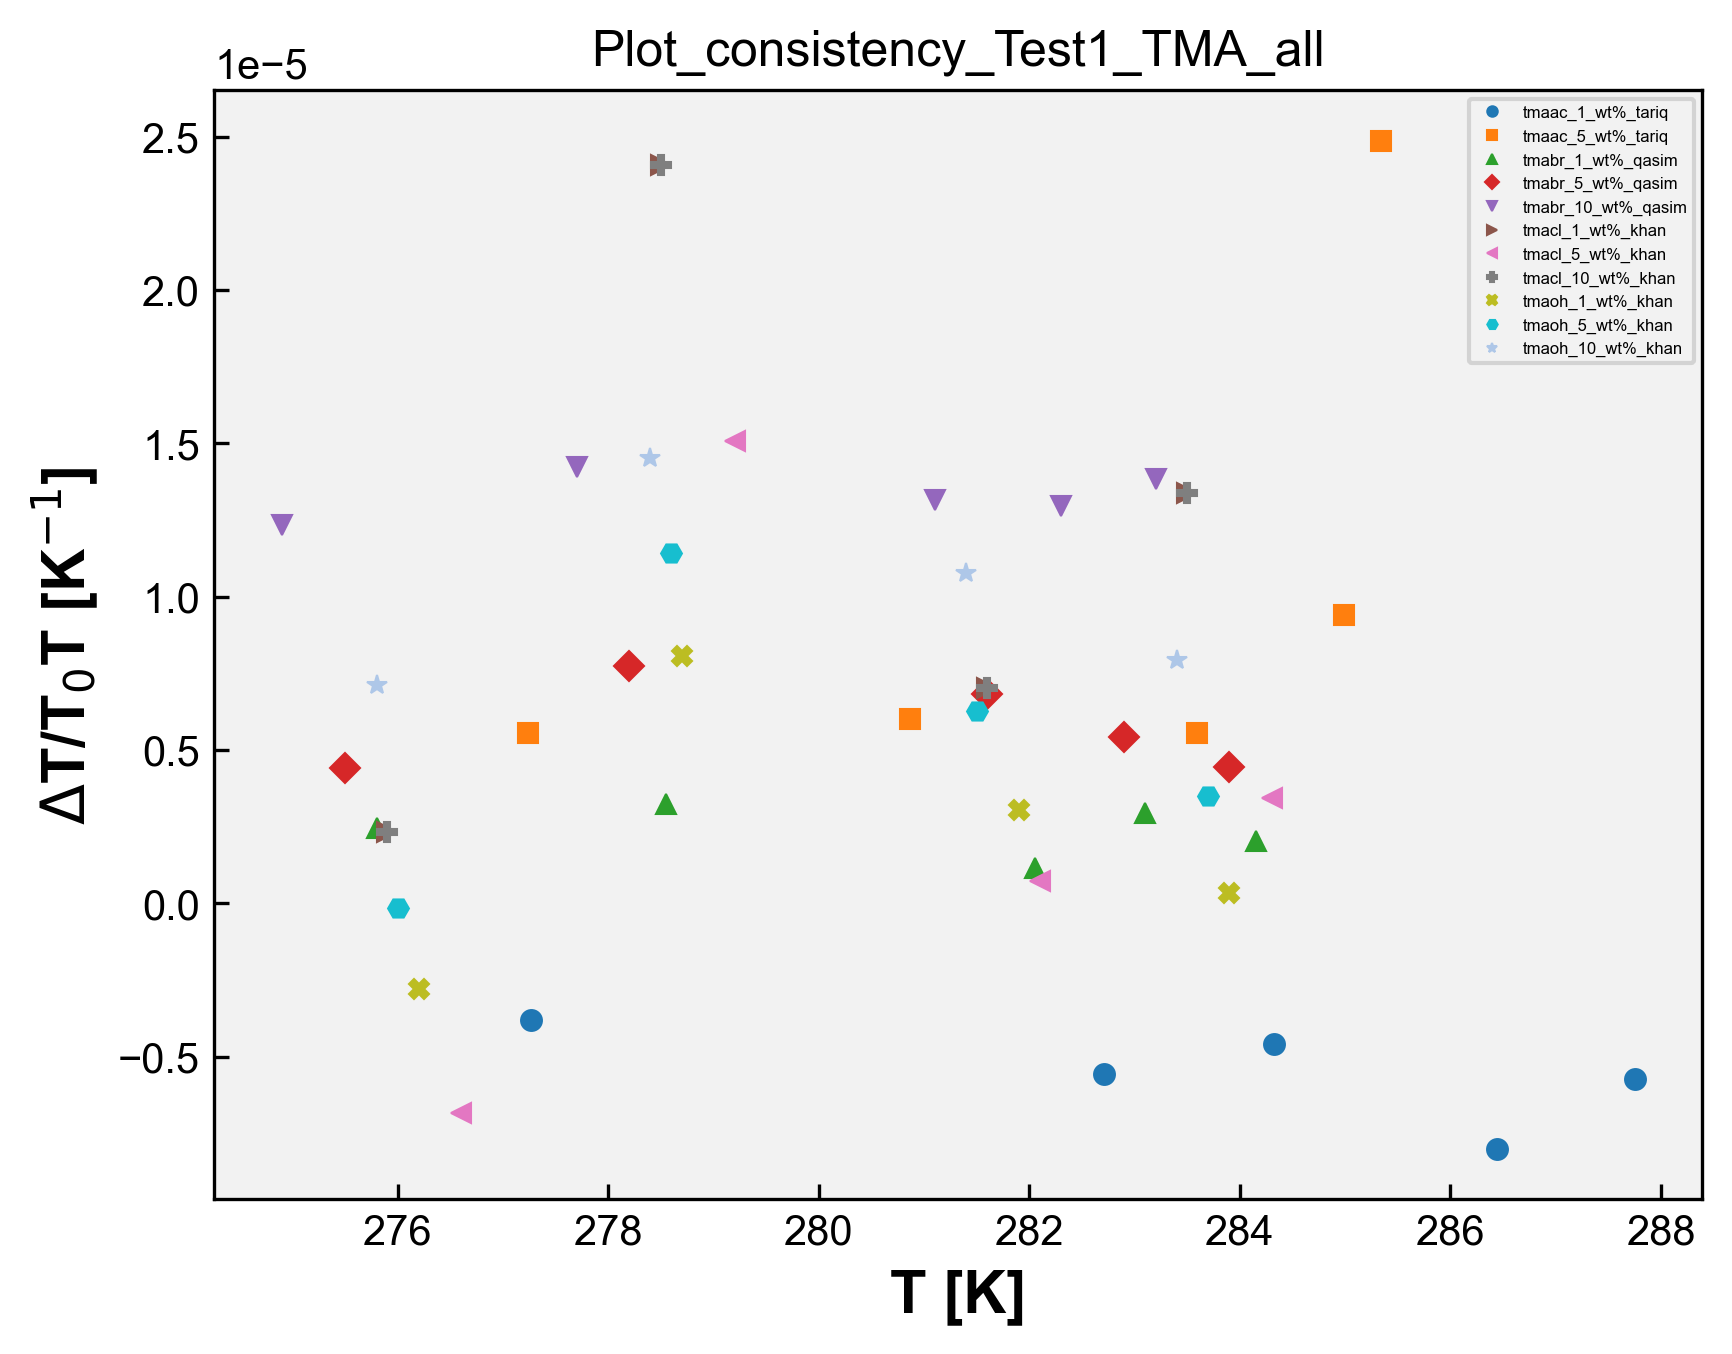

Generate this figure with Python:
# Plot_consistency - TMA 
import matplotlib.pyplot as plt
import matplotlib
from matplotlib.font_manager import FontProperties
import pandas as pd
import numpy as np
import openpyxl
import os 

matplotlib.rcParams['font.family'] = "Arial" # change the default font # mudança da fonte 
matplotlib.rcParams['xtick.direction'] = 'in' # change the ticks direction # mudança da direção dos marcadores ao longo dos eixos de um gráfico que indicam valores específicos 
matplotlib.rcParams['ytick.direction'] = 'in'
font = FontProperties() # cria uma instância de propriedades de fontes, tamanho, estilo e família
font.set_family('sans-serif') # 'serif', 'sans-serif', 'cursive', 'fantasy', or 'monospace' # família da fonte 
font.set_name('Arial') # nome da fonte 
font.set_weight('bold') # 'ultralight', 'light', 'normal', 'regular', 'book', 'medium', 'roman', 'semibold', 'demibold', 'demi', 'bold', 'heavy', 'extra bold', 'black' # peso da fonte 
font.set_style('normal') #'normal', 'italic' or 'oblique' # estilo da fonte, negrito, itálico, normal, etc 
font.set_size('x-large') # xx-small', 'x-small', 'small', 'medium', 'large', 'x-large', 'xx-large' # tamanho da fonte 
plt.rcParams['figure.dpi'] = 300 # resolução padrão para as figuras exibidas na tela 
plt.rcParams['savefig.dpi'] = 300 # resolução padrão para as figuras salvas em arquivos PNG, PDF ou SVG 
opt = {'fillstyle':'full','markersize':5,'markeredgewidth':0.5} # aparência dos marcadores, fillstyle: full - estilo de preenchimento markersize: 5 - tamanho do marcador markeredgewidth: 0.5 largura da borda do marcador 
plt.rcParams['figure.facecolor'] = (1.0,1.0,1.0,0.0) # cor de fundo da figura como transparente 
plt.rcParams['axes.facecolor'] = '0.95' # cor de fundo dos eixos como uma tonalidade de cinza claro 
#plt.rcParams['figure.figsize'] = (4,4) # tamanho da figura padrão em polegadas 


caminho_arquivo = 'TMA.xlsx' # caminho do arquivo de DMA 
wb = openpyxl.load_workbook(caminho_arquivo) # ler dados de abas individuais do arquivo Excel sem abrir e fechar repetidamente, mantém aberto. Mais eficiente se você precisa ler dados de várias abas do arquivo. Lista com os nomes de todas as abas do arquivo Excel.
# load_workbook é a função usada para carregar o arquvio Excel

dados_coluna_D_array = [] # matriz para guardar os dados da coluna C de todas as sheet
dados_coluna_K_array = [] # matriz para guardar os dados da coluna I de todas as sheet

nomes_abas = []

for i in wb.sheetnames: # para i dentro da lista wb com os nomes de todas as abas
    nome_aba = wb[i] # obtém o nome da aba na posição i na lista wb, que contém os nomes de todas as abas
    nome_aba_split = nome_aba.title.split("_") # nome_aba é o nome completo da aba. nome_aba.title converte o nome da aba para o formato de título. split("_ ") divide o nome da aba em duas partes usando o caractere "_ "
    if len(nome_aba_split) > 2: # se o nome da aba contiver mais de duas partes 
        nome_aba_split.insert(2, "wt%") # insere wt% entre a segunda e a terceira partes do nome da aba 
        nome_aba_final = "_".join(nome_aba_split) # junta as partes do nome da aba de volta com "_"
        print('nome_aba_final', nome_aba_final)
        nomes_abas.append(nome_aba_final) # adiciona o nome modificado _a lista de nomes das abas 
    else:
        nomes_abas.append(nome_aba.title) # nome da aba não tiver mais de duas partes, adiciona o nome completo da aba à lista nomes_abas (usada na legenda)

    dados_coluna_D = [] # abre uma lista para os dados da coluna C da sheet 
    dados_coluna_K = [] # abre uma lista para os dados da coluna I da sheet

    for j in nome_aba.iter_rows(min_row=2, values_only=True): # iter_rows: permite iterar sobre as linhas dessa aba # min_row=2: especifica a primeira linha a ser considerada, nesse caso, começa na segunda linha, pois a primeira linha geralmente contém os cabeçalhos das colunas # values_only=True: indica que queremos obter apenas os valores das células, sem incluir informações adicionais como formatação, fórmulas ou estilos. 
        dados_coluna_D.append(j[3])
        dados_coluna_K.append(j[10])

    dados_coluna_D_array.append(dados_coluna_D)
    dados_coluna_K_array.append(dados_coluna_K)

print('dados_C', dados_coluna_D_array)
print('dados_I', dados_coluna_K_array)

# Plotagem dos dados:

symbols = ['o', 's', '^', 'D', 'v', '>', '<', 'P', 'X', 'H', '*']  # Exemplos de símbolos

# Vetor de cores
colors = ['#1f77b4', '#ff7f0e', '#2ca02c', '#d62728', '#9467bd', '#8c564b', '#e377c2', '#7f7f7f', '#bcbd22', '#17becf', 'pink']  # Exemplos de cores

for i in range(len(dados_coluna_D_array)):
    x = dados_coluna_D_array[i]
    y = dados_coluna_K_array[i]
    print('x', x)
    print('y', y)
    symbol=symbols[i]
    color=colors[i]
    plt.plot(x, y, marker=symbol, markersize=opt['markersize'], markeredgewidth=opt['markeredgewidth'], fillstyle=opt['fillstyle'], color=color, linestyle='none')

plt.legend(nomes_abas, loc='upper right', fontsize=4, markerscale=0.5)
plt.xlabel('T [K]',fontproperties=font)
plt.ylabel('$\Delta$T/T$_0$T [K$^{-1}$]',fontproperties=font)
#plt.legend(loc="upper left")

nome_arquivo_python = os.path.basename(__file__) # obter o nome do arquivo python atual
nome_arquivo_sem_extensao = os.path.splitext(nome_arquivo_python)[0] # obter o nome do arquivo sem extensão # [0] vai acessar o primeiro elemento da tupla retornado por path.splitext

plt.title(nome_arquivo_sem_extensao)

plt.savefig(f'{nome_arquivo_sem_extensao}.png',format='png',bbox_inches='tight',
                dpi=300,transparent=False)
plt.show()
